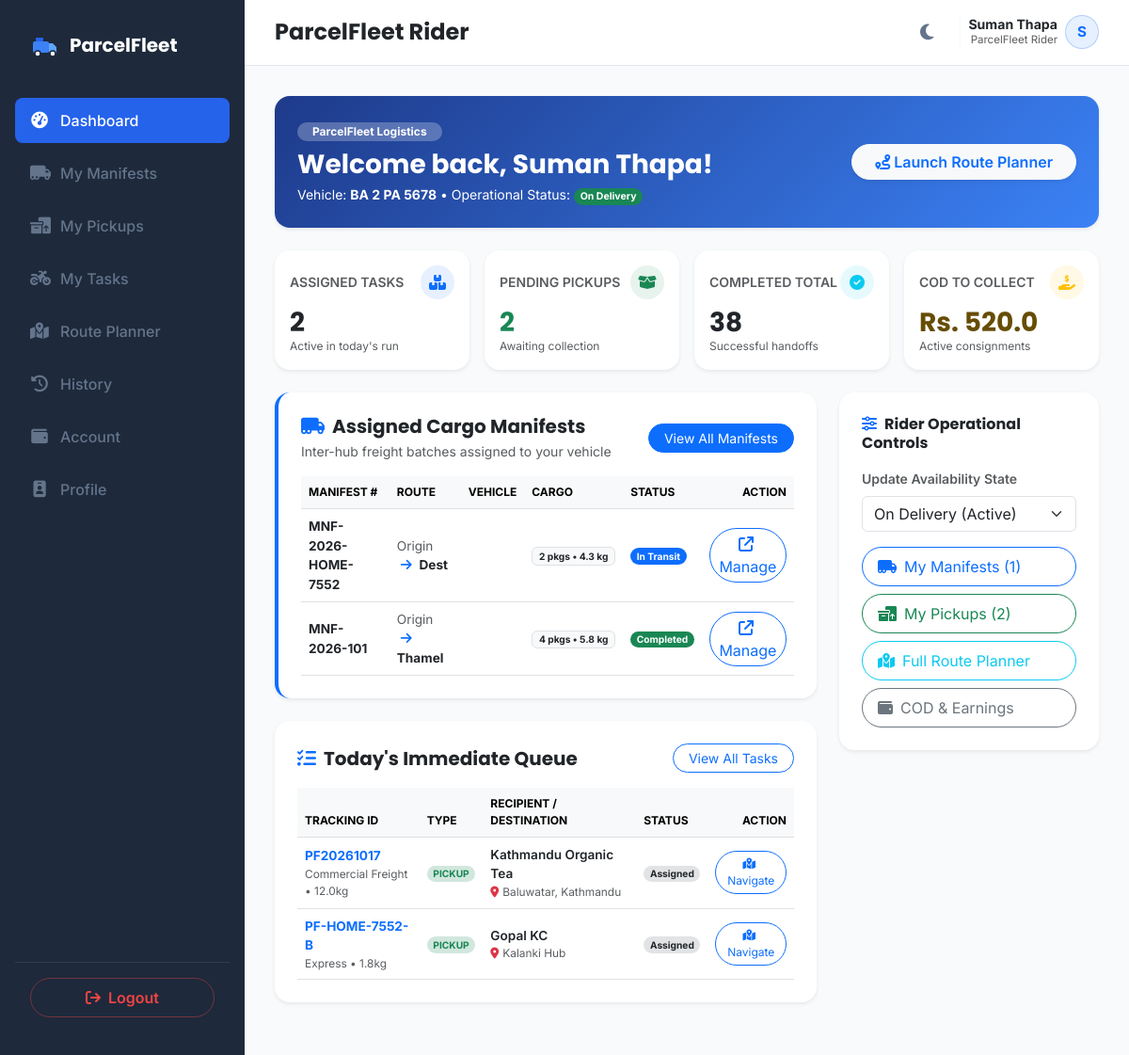
The app's page /driver/dashboard (signed in), older data.
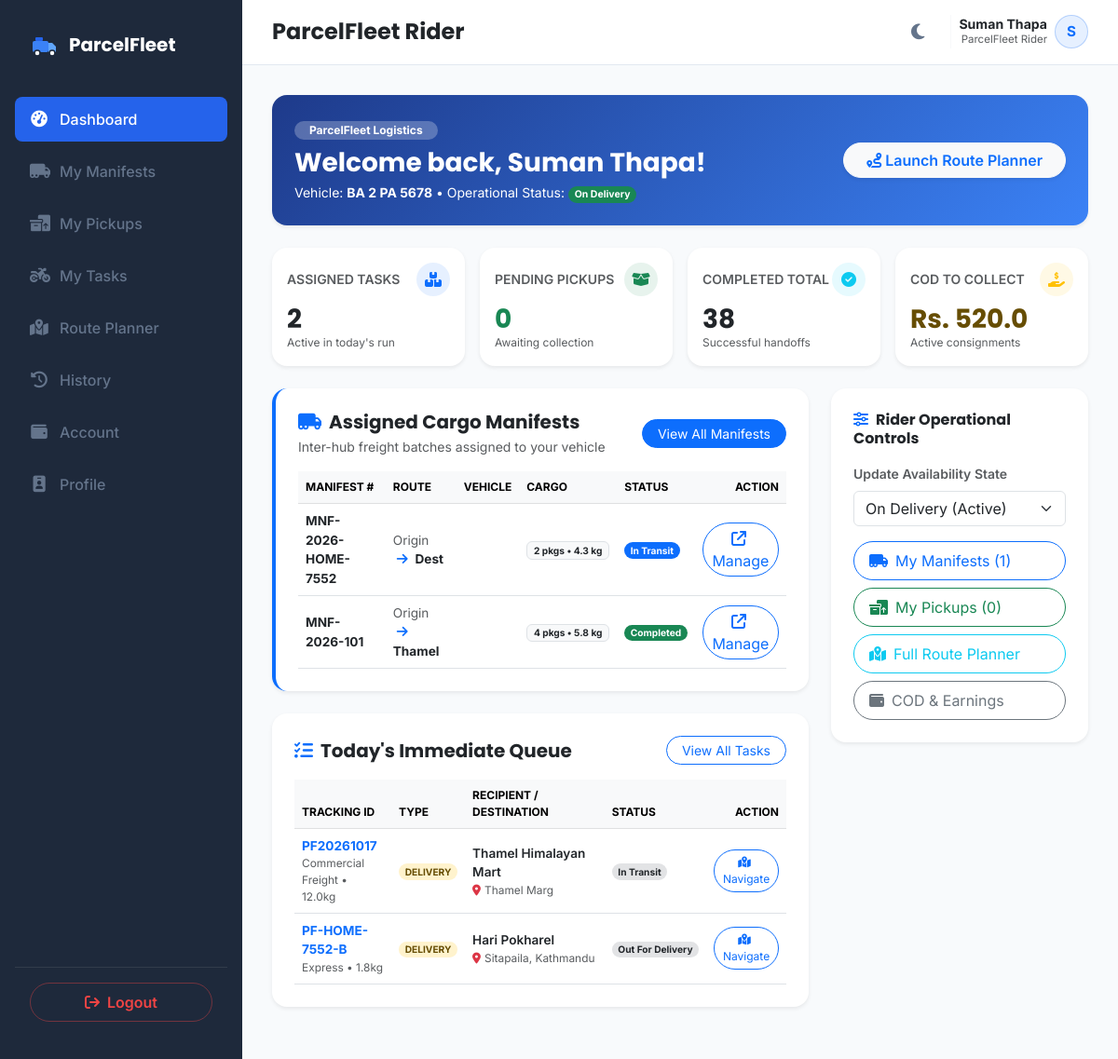
The same page, newer data.
### models.py (models this page shows, shortened)
class Parcel(db.Model):
    __tablename__ = 'parcels'
    id = db.Column(db.Integer, primary_key=True)
    tracking_id = db.Column(db.String(50), unique=True, nullable=False)
    sender_name = db.Column(db.String(100), nullable=False)
    sender_phone = db.Column(db.String(20), nullable=False)
    receiver_name = db.Column(db.String(100), nullable=False)
    receiver_phone = db.Column(db.String(20), nullable=False)
    pickup_address = db.Column(db.String(100), nullable=False)
    delivery_address = db.Column(db.String(100), nullable=False)
    pickup_hub = db.Column(db.String(100), nullable=True)
    delivery_hub = db.Column(db.String(100), nullable=True)
    pickup_latitude = db.Column(db.Float, nullable=False, default=27.7154)
    pickup_longitude = db.Column(db.Float, nullable=False, default=85.3123)
    delivery_latitude = db.Column(db.Float, nullable=False, default=27.6915)
    delivery_longitude = db.Column(db.Float, nullable=False, default=85.3331)
    parcel_type = db.Column(db.String(50), nullable=False)
    weight = db.Column(db.Float, nullable=False)
    length = db.Column(db.Float, nullable=False, default=10.0)
    width = db.Column(db.Float, nullable=False, default=10.0)
    height = db.Column(db.Float, nullable=False, default=10.0)
    status = db.Column(db.String(30), default='Pending')  # 'Pending', 'Assigned', 'Manifested', 'Picked Up', 'In Transit', 'Out For Delivery', 'Delivered', 'Failed Delivery', 'Returned', 'Cancelled'
    delivery_charge = db.Column(db.Float, nullable=False, default=0.0)
    payment_status = db.Column(db.String(20), default='Pending')  # 'Pending', 'Paid', 'COD'
    assigned_driver_id = db.Column(db.Integer, db.ForeignKey('drivers.id'), nullable=True)
    service_type = db.Column(db.String(50), nullable=False, default='Standard')  # 'Standard', 'Express', 'Air', 'Surface'
    cod_amount = db.Column(db.Float, default=0.0)
    customer_id = db.Column(db.Integer, db.ForeignKey('customer_profiles.id'), nullable=True)
    hub_id = db.Column(db.Integer, db.ForeignKey('hubs.id'), nullable=True)
    merchandise_id = db.Column(db.Integer, db.ForeignKey('merchandise.id'), nullable=True)
    manifest_id = db.Column(db.Integer, db.ForeignKey('manifests.id'), nullable=True)
    expected_delivery_date = db.Column(db.DateTime, nullable=True)
    pickup_image = db.Column(db.String(255), nullable=True)
    delivery_image = db.Column(db.String(255), nullable=True)
    delivery_attempts = db.Column(db.Integer, default=0)
    failed_reason = db.Column(db.String(255), nullable=True)
    special_tags = db.Column(db.String(255), nullable=True)
    created_at = db.Column(db.DateTime, default=datetime.utcnow)
    delivered_at = db.Column(db.DateTime, nullable=True)
    delivery_notes = db.Column(db.Text, nullable=True)
    customer_signature = db.Column(db.Text, nullable=True)
    manifest = db.relationship('Manifest', foreign_keys=[manifest_id])
    history = db.relationship('TrackingHistory', backref='parcel', cascade="all, delete-orphan", order_by="TrackingHistory.timestamp.asc()")
    notifications = db.relationship('NotificationLog', backref='parcel', cascade="all, delete-orphan", order_by="NotificationLog.timestamp.asc()")

### app.py (the view)
@app.route('/driver/dashboard')
@login_required
def driver_dashboard():
    if current_user.role != 'driver':
        return redirect(url_for('index'))
    driver = Driver.query.filter_by(user_id=current_user.id).first_or_404()
    active_deliveries = get_driver_active_parcels(driver.id)
    history_deliveries = get_driver_history_parcels(driver.id)
    assigned_manifests = Manifest.query.filter_by(assigned_driver_id=driver.id).order_by(Manifest.created_at.desc()).all()
    active_manifests = [m for m in assigned_manifests if m.manifest_status != 'Completed']
    completed_manifests = [m for m in assigned_manifests if m.manifest_status == 'Completed']
    pickups_count = len([p for p in active_deliveries if p.status == 'Assigned'])
    deliveries_count = len([p for p in active_deliveries if p.status != 'Assigned'])
    total_cod = sum([p.cod_amount or p.delivery_charge for p in active_deliveries])
    return render_template(
        'driver_dashboard.html',
        active_page='driver_dashboard',
        driver=driver,
        active_deliveries=active_deliveries,
        history_deliveries=history_deliveries,
        active_manifests=active_manifests,
        completed_manifests=completed_manifests,
        assigned_manifests=assigned_manifests,
        pickups_count=pickups_count,
        deliveries_count=deliveries_count,
        total_cod=total_cod
    )

### app.py (called while the page is built)
@login_manager.user_loader
def load_user(user_id):
    return User.query.get(int(user_id))

def get_driver_active_parcels(driver_id):
    direct = Parcel.query.filter_by(assigned_driver_id=driver_id).filter(
        Parcel.status.notin_(['Delivered', 'Cancelled'])
    ).all()
    manifest_p = Parcel.query.join(ManifestItem, ManifestItem.parcel_id == Parcel.id)\
        .join(Manifest, Manifest.id == ManifestItem.manifest_id)\
        .filter(Manifest.assigned_driver_id == driver_id)\
        .filter(Manifest.manifest_status != 'Completed')\
        .filter(Parcel.status.notin_(['Delivered', 'Cancelled'])).all()
    seen = {p.id: p for p in (direct + manifest_p)}
    res = list(seen.values())
    res.sort(key=lambda x: (0 if x.status == 'Assigned' else 1, x.id))
    return res

### templates/driver_dashboard.html (shortened to what the changed rows need)
{% extends "base.html" %}
{% block content %}
<div class="container-fluid px-0">
    <div class="row g-3 mb-4">
        <div class="col-6 col-lg-3">
            <div class="card border-0 shadow-sm rounded-4 p-3 h-100 bg-white">
                <div class="d-flex justify-content-between align-items-center mb-2">
                    <span class="text-muted small fw-semibold text-uppercase">Pending Pickups</span>
                    <div class="rounded-circle bg-success bg-opacity-10 text-success d-flex align-items-center justify-content-center" style="width: 36px; height: 36px;">
                    </div>
                </div>
                <h3 class="fw-bold text-success mb-0">{{ pickups_count }}</h3>
                <small class="text-muted" style="font-size: 0.75rem;">Awaiting collection</small>
            </div>
        </div>
    </div>
    <div class="row g-4">
        <div class="col-12 col-lg-8">
            {% if assigned_manifests %}
            <div class="card border-0 shadow-sm rounded-4 p-4 mb-4 bg-white border-start border-primary border-4">
                <div class="table-responsive">
                    <table class="table table-hover align-middle mb-0" style="font-size: 0.85rem;">
                        <thead class="table-light">
                            <tr style="font-size: 0.75rem; text-transform: uppercase;">
                                <th>Manifest #</th>
                                <th>Route</th>
                                <th>Vehicle</th>
                                <th>Cargo</th>
                                <th>Status</th>
                                <th class="text-end">Action</th>
                            </tr>
                        </thead>
                    </table>
                </div>
            </div>
            {% endif %}
            <div class="card border-0 shadow-sm rounded-4 p-4 mb-4 bg-white">
                {% if not active_deliveries %}
                <div class="text-center py-5 text-muted">
                    <i class="fa-solid fa-box-open fa-3x mb-3 text-secondary opacity-50"></i>
                    <h6 class="fw-bold text-dark">No active consignments in queue</h6>
                    <p class="small text-muted mb-0">Your dispatch queue is clear. New bookings from branch manager will appear here.</p>
                </div>
                {% else %}
                <div class="table-responsive">
                    <table class="table table-hover align-middle mb-0">
                        <thead class="table-light">
                            <tr style="font-size: 0.75rem; text-transform: uppercase;">
                                <th>Tracking ID</th>
                                <th>Type</th>
                                <th>Recipient / Destination</th>
                                <th>Status</th>
                                <th class="text-end">Action</th>
                            </tr>
                        </thead>
                        <tbody style="font-size: 0.85rem;">
                            {% for p in active_deliveries[:5] %}
                            <tr>
                                <td>
                                    <strong class="text-primary">{{ p.tracking_id }}</strong>
                                    <small class="d-block text-muted">{{ p.parcel_type }} &bull; {{ p.weight }}kg</small>
                                </td>
                                <td>
                                    <span class="badge rounded-pill {% if p.status == 'Assigned' %}bg-success-subtle text-success{% else %}bg-warning-subtle text-warning-emphasis{% endif %}">
                                        {% if p.status == 'Assigned' %}PICKUP{% else %}DELIVERY{% endif %}
                                    </span>
                                </td>
                                <td>
                                    <div class="fw-semibold text-dark">{{ p.receiver_name if p.status != 'Assigned' else p.sender_name }}</div>
                                    <small class="text-muted text-truncate d-block" style="max-width: 220px;">
                                        <i class="fa-solid fa-location-dot text-danger me-1"></i>{{ p.delivery_address if p.status != 'Assigned' else p.pickup_address }}
                                    </small>
                                </td>
                                <td>
                                    <span class="badge bg-secondary-subtle text-dark rounded-pill">{{ p.status }}</span>
                                </td>
                                <td class="text-end">
                                    <a href="{{ url_for('driver_route_planner') }}" class="btn btn-xs btn-outline-primary rounded-pill px-2 py-1" style="font-size: 0.75rem;">
                                        <i class="fa-solid fa-map-location-dot me-1"></i>Navigate
                                    </a>
                                </td>
                            </tr>
                            {% endfor %}
                        </tbody>
                    </table>
                </div>
                {% endif %}
            </div>
        </div>
        <div class="col-12 col-lg-4">
            <div class="card border-0 shadow-sm rounded-4 p-4 mb-4 bg-white">
                <div class="d-grid gap-2">
                    <a href="{{ url_for('driver_manifests') }}" class="btn btn-outline-primary rounded-pill text-start px-3 py-2">
                        <i class="fa-solid fa-truck-moving me-2"></i>My Manifests ({{ active_manifests | length }})
                    </a>
                    <a href="{{ url_for('driver_pickups') }}" class="btn btn-outline-success rounded-pill text-start px-3 py-2">
                        <i class="fa-solid fa-boxes-packing me-2"></i>My Pickups ({{ pickups_count }})
                    </a>
                    <a href="{{ url_for('driver_route_planner') }}" class="btn btn-outline-info rounded-pill text-start px-3 py-2">
                        <i class="fa-solid fa-map-location-dot me-2"></i>Full Route Planner
                    </a>
                    <a href="{{ url_for('driver_account') }}" class="btn btn-outline-secondary rounded-pill text-start px-3 py-2">
                        <i class="fa-solid fa-wallet me-2"></i>COD & Earnings
                    </a>
                </div>
            </div>
        </div>
    </div>
</div>
{% endblock %}

Row changes from the older to the newer data that the page shows:
changed Parcel "PF20261017": status+receiver_name "Kathmandu Organic Tea" → "Thamel Himalayan Mart"; status+delivery_address "Baluwatar, Kathmandu" → "Thamel Marg"; status "Assigned" → "In Transit"; status "PICKUP" → "DELIVERY"
changed Parcel "PF-HOME-7552-B": status+receiver_name "Gopal KC" → "Hari Pokharel"; status+delivery_address "Kalanki Hub" → "Sitapaila, Kathmandu"; status "Assigned" → "Out For Delivery"; status "PICKUP" → "DELIVERY"
Text that changed along with them:
{{ pickups_count }}: "2" → "0"
